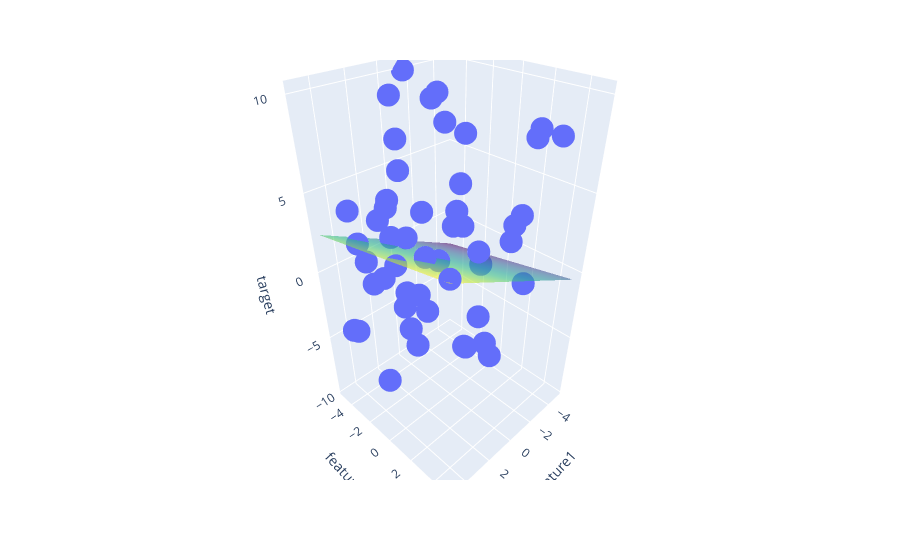

Notebook code cell kept with this figure:
### Code cell
# ChatGPT

# Dummy df
np.random.seed(0)
df = pd.DataFrame({
    'feature1': np.random.uniform(-5, 5, 50),
    'feature2': np.random.uniform(-5, 5, 50),
    'target': np.random.uniform(-10, 10, 50)
})

# 2D grid
x = np.linspace(-5, 5, 10)
y = np.linspace(-5, 5, 10)
xGrid, yGrid = np.meshgrid(x, y)

# Dummy surface Z = plane (just for test)
z_final = 0.5 * xGrid + 0.2 * yGrid + 1  # Simple plane, guaranteed visible

# Plot scatter + surface
fig = px.scatter_3d(df, x='feature1', y='feature2', z='target')

fig.add_trace(go.Surface(x=xGrid, y=yGrid, z=z_final, colorscale='Viridis', opacity=0.6, showscale=False))

fig.update_layout(scene=dict(
    xaxis_title='feature1',
    yaxis_title='feature2',
    zaxis_title='target'
))

fig.show()
